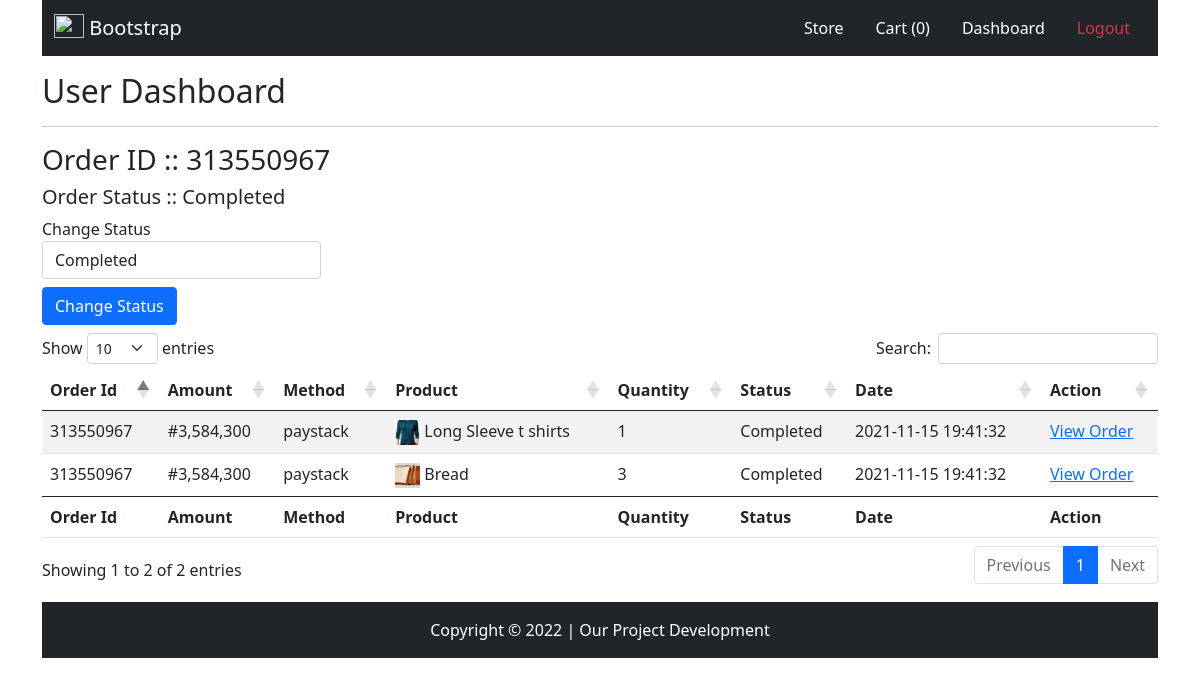
Screenshot of /vieworder.php?order_id=313550967 (signed in) with the database file from the repository.
### tables this page shows
CREATE TABLE IF NOT EXISTS `orders` (
  `id` int(11) NOT NULL AUTO_INCREMENT,
  `order_id` varchar(1000) DEFAULT NULL,
  `amount` varchar(1000) DEFAULT NULL,
  `user_id` int(255) DEFAULT NULL,
  `product_id` int(255) DEFAULT NULL,
  `quantity` int(255) DEFAULT NULL,
  `status` varchar(1000) DEFAULT NULL,
  `payment_status` varchar(1000) DEFAULT NULL,
  `payment_method` varchar(1000) DEFAULT NULL,
  `timestamp` timestamp NOT NULL DEFAULT CURRENT_TIMESTAMP,
  PRIMARY KEY (`id`)
);

CREATE TABLE IF NOT EXISTS `products` (
  `id` int(11) NOT NULL AUTO_INCREMENT,
  `title` varchar(1000) DEFAULT NULL,
  `image` varchar(1000) DEFAULT NULL,
  `status` int(255) DEFAULT '0',
  `category_id` varchar(1000) DEFAULT NULL,
  `content` text,
  `price` varchar(1000) DEFAULT NULL,
  `timestamp` timestamp NOT NULL DEFAULT CURRENT_TIMESTAMP,
  PRIMARY KEY (`id`)
);

### vieworder.php (the view, shortened to what this page needs)
<?php
require "inc/header.php";
if(isset($_GET["order_id"]) && !empty($_GET["order_id"])){
    $order_id_data = $_GET["order_id"];
    $sql_get = "SELECT * FROM orders WHERE order_id = '$order_id_data'";
    $query_get = mysqli_query($connection, $sql_get);
    $result_get = mysqli_fetch_assoc($query_get);
}
?>
<link rel="stylesheet" href="https://cdn.datatables.net/1.11.3/css/dataTables.bootstrap5.min.css">
<div class="container">
    <?php
require './pages/header-home.php';
include "inc/process.php";
?>
    <div class="py-3">
        <h2>User Dashboard</h2>
        <hr>
        <div class="row">
            <h3>Order ID :: <?php echo $order_id_data; ?></h3>
            <h5>Order Status :: <?php echo $result_get["status"]; ?></h5>
            <div class="form-group">
                <form action="" method="POST">
                    <div class="form-group">
                        <label for="">Change Status</label>
                        <select name="order_status" class="form-control w-25" id="">
                            <option value="Completed"
                                <?php echo $result_get["status"] == "Completed" ? "selected" : ""; ?>>Completed</option>
                        </select>
                    </div>
                    <button class="btn btn-primary my-2">Change Status</button>
                </form>
            </div>
            <table id="myorders" class="table table-striped" style="width:100%">
                <thead>
                    <tr>
                        <th>Order Id</th>
                        <th>Amount</th>
                        <th>Method</th>
                        <th>Product</th>
                        <th>Quantity</th>
                        <th>Status</th>
                        <th>Date</th>
                        <th>Action</th>
                    </tr>
                </thead>
                <tbody>
                    <?php
                        $sql = "SELECT * FROM orders WHERE order_id = '$order_id_data' ORDER By id DESC";
                        $query = mysqli_query($connection, $sql);
                        while ($result = mysqli_fetch_assoc($query)) {
                            ?>
                    <tr>
                        <td><?php echo $result["order_id"] ?></td>
                        <td>#<?php echo number_format($result["amount"]) ?></td>
                        <td>
                            <?php echo $result["payment_method"] ?>
                        </td>
                        <td>
                            <?php
                            $pid = $result["product_id"];
                            $sql2 = "SELECT * FROM products WHERE id = $pid";
                            $query2 = mysqli_query($connection, $sql2);
                            $result2 = mysqli_fetch_assoc($query2);
                        ?>
                            <img src="<?php echo $result2["image"]; ?>"
                                style="height: 25px;width: 25px;object-fit: cover;object-position: center;" alt="">
                            <?php echo $result2["title"]; ?>
                        </td>
                        <td><?php echo $result["quantity"] ?></td>
                        <td><?php echo $result["status"] ?></td>
                        <td><?php echo $result["timestamp"] ?></td>
                        <td>
                            <a href="vieworder.php?order_id=<?php echo $result["order_id"] ?>">View Order</a>
                        </td>
                    </tr>
                    <?php
                        }
                    ?>
                </tbody>
                <tfoot>
                    <tr>
                        <th>Order Id</th>
                        <th>Amount</th>
                        <th>Method</th>
                        <th>Product</th>
                        <th>Quantity</th>
                        <th>Status</th>
                        <th>Date</th>
                        <th>Action</th>
                    </tr>
                </tfoot>
            </table>
        </div>
    </div>
    <?php
require './pages/footer-home.php';
?>
</div>
<?php
require "inc/footer.php";
?>

### rows the page displays
orders: status "Completed", order_status "Completed", order "313550967", amount "3,584,300", payment_method "paystack", product.image (picture), product.title "Bread", quantity "3", timestamp "2021-11-15 19:41:32"
orders: order "313550967", amount "3,584,300", payment_method "paystack", product.image (picture), product.title "Long Sleeve t shirts", quantity "1", status "Completed", timestamp "2021-11-15 19:41:32"

### other values shown
$order_id_data "313550967"
